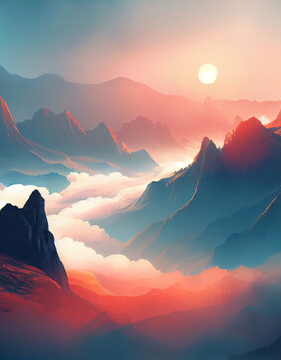
#> input picture Images/middle.png, 281 x 360 px
$ python stitch.py --first Images/middle.png --second Images/right.png --third Images/right.png
#> lines starting #> are read from the running program, lines starting #| are printed output that depends on the picture
### panorama.py
# import the necessary packages
import numpy as np
import imutils
import cv2
class Stitcher:
    def __init__(self):
        self.isv3 = imutils.is_cv3(or_better=True)

    def stitch(self, images, ratio=0.75, reprojThresh=4.0,showMatches=False):
        (imageB, imageA) = images
        (kpsA, featuresA) = self.detectAndDescribe(imageA)
        (kpsB, featuresB) = self.detectAndDescribe(imageB)
        # match features between the two images
        M = self.matchKeypoints(kpsA, kpsB,
            featuresA, featuresB, ratio, reprojThresh)
        # if the match is None, then there aren't enough matched
        # keypoints to create a panorama
        if M is None:
            return None

        # otherwise, apply a perspective warp to stitch the images
        # together
        (matches, H, status) = M
        result = cv2.warpPerspective(imageA, H,
            (imageA.shape[1] + imageB.shape[1], imageA.shape[0]))
        # cv2.imshow("11111", result)
        # print(result.shape)
        # print(imageB.shape)
        result[0:imageB.shape[0], 0:imageB.shape[1]] = imageB
        # check to see if the keypoint matches should be visualized
        if showMatches:
            vis = self.drawMatches(imageA, imageB, kpsA, kpsB, matches,
                status)
            # return a tuple of the stitched image and the
            # visualization
            return (result, vis)
        # return the stitched image
        return result

    def detectAndDescribe(self, image):
        # convert the image to grayscale
        gray = cv2.cvtColor(image, cv2.COLOR_BGR2GRAY)
        # check to see if we are using OpenCV 3.X
        if self.isv3:
            # detect and extract features from the image
            descriptor = cv2.SIFT_create()
            (kps, features) = descriptor.detectAndCompute(image, None)
        # otherwise, we are using OpenCV 2.4.X
        else:
            # detect keypoints in the image
            detector = cv2.FeatureDetector_create("SIFT")
            kps = detector.detect(gray)
            # extract features from the image
            extractor = cv2.DescriptorExtractor_create("SIFT")
            (kps, features) = extractor.compute(gray, kps)
        # convert the keypoints from KeyPoint objects to NumPy
        # arrays
        kps = np.float32([kp.pt for kp in kps])
        # return a tuple of keypoints and features
        return (kps, features)

    def matchKeypoints(self, kpsA, kpsB, featuresA, featuresB,ratio, reprojThresh):
        # compute the raw matches and initialize the list of actual
        # matches
        matcher = cv2.DescriptorMatcher_create("BruteForce")
        rawMatches = matcher.knnMatch(featuresA, featuresB, 2)
        matches = []
        # loop over the raw matches
        for m in rawMatches:
            # ensure the distance is within a certain ratio of each
            # other (i.e. Lowe's ratio test)
            if len(m) == 2 and m[0].distance < m[1].distance * ratio:
                matches.append((m[0].trainIdx, m[0].queryIdx))
        # computing a homography requires at least 4 matches
        if len(matches) > 4:
            # construct the two sets of points
            ptsA = np.float32([kpsA[i] for (_, i) in matches])
            ptsB = np.float32([kpsB[i] for (i, _) in matches])
            # compute the homography between the two sets of points
            (H, status) = cv2.findHomography(ptsA, ptsB, cv2.RANSAC,
                reprojThresh)
            # return the matches along with the homograpy matrix
            # and status of each matched point
            return (matches, H, status)
        # otherwise, no homograpy could be computed
        return None

    def drawMatches(self, imageA, imageB, kpsA, kpsB, matches, status):
        # initialize the output visualization image
        (hA, wA) = imageA.shape[:2]
        (hB, wB) = imageB.shape[:2]
        vis = np.zeros((max(hA, hB), wA + wB, 3), dtype="uint8")
        vis[0:hA, 0:wA] = imageA
        vis[0:hB, wA:] = imageB
        # loop over the matches
        for ((trainIdx, queryIdx), s) in zip(matches, status):
            # only process the match if the keypoint was successfully
            # matched
            if s == 1:
                # draw the match
                ptA = (int(kpsA[queryIdx][0]), int(kpsA[queryIdx][1]))
                ptB = (int(kpsB[trainIdx][0]) + wA, int(kpsB[trainIdx][1]))
                cv2.line(vis, ptA, ptB, (0, 255, 0), 1)
        # return the visualization
        return vis

### stitch.py
# import the necessary packages
from panorama import Stitcher
import argparse
import imutils
import cv2
# construct the argument parse and parse the arguments
def connect_two_images(imageA,imageB):

    # load the two images and resize them to have a width of 400 pixels
    # (for faster processing)
    # imageA = cv2.imread(args["first"])
    # imageB = cv2.imread(args["second"])
    imageA = imutils.resize(imageA, height=400)
    imageB = imutils.resize(imageB, height=400)
    # print(imageA.shape)

    # print(imageB.shape)
    # stitch the images together to create a panorama
    stitcher = Stitcher()
    (result, vis) = stitcher.stitch([imageA, imageB], showMatches=True)
    # show the images
    # cv2.imshow("Image A", imageA)
    # cv2.imshow("Image B", imageB)
    cv2.imshow("Keypoint Matches", vis)
    cv2.imshow("Result", result)
    cv2.waitKey(0)
    return result


ap = argparse.ArgumentParser()
ap.add_argument("-f", "--first", required=True,
    help="path to the first image")
ap.add_argument("-s", "--second", required=True,
    help="path to the second image")
ap.add_argument("-t", "--third", required=True,
    help="path to the third image")
args = vars(ap.parse_args())


imageA = cv2.imread(args["first"])
#> imageA is the input picture: shape (360, 281, 3); mean B, G, R 133.7, 131.3, 149
imageB = cv2.imread(args["second"])
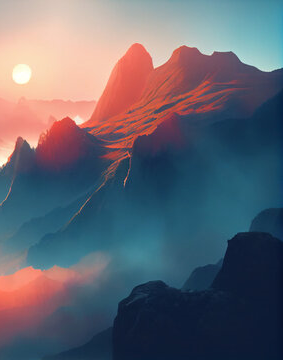
#> input picture Images/right.png, 283 x 360 px
#> imageB is the input picture: shape (360, 283, 3); mean B, G, R 111.6, 100.3, 97.7
imageC = cv2.imread(args["third"])
imageAB=connect_two_images(imageA,imageB)
#> in detectAndDescribe, `gray = cv2.cvtColor(image, cv2.COLOR_BGR2GRAY)`:
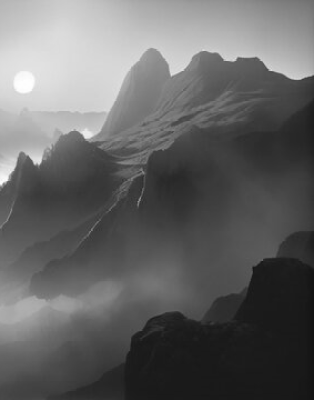
#> gray: shape (400, 314); min 18, max 255, mean 100.7
#> in detectAndDescribe, `kps = detector.detect(gray)`: kps = 105 keypoints; strongest (x, y, size): (37, 160, 7.1), (88, 134, 7.8), (24, 163, 10.6), (178, 63, 15)
#> in detectAndDescribe, `kps = np.float32([kp.pt for kp in kps])`: kps = 105 pairs, first value 6.84 to 303, second value 53.89 to 305.5
#> in stitch, `(kpsA, featuresA) = self.detectAndDescribe(imageA)`: kpsA has the same summary as kps in detectAndDescribe
#> in detectAndDescribe (call 2), `gray = cv2.cvtColor(image, cv2.COLOR_BGR2GRAY)`:
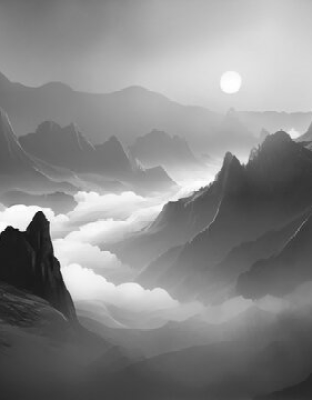
#> gray: shape (400, 312); min 16, max 255, mean 136.8
#> in detectAndDescribe (call 2), `kps = detector.detect(gray)`: kps = 128 keypoints; strongest (x, y, size): (39, 222, 11.5), (19, 217, 17.5), (39, 216, 7.2), (9, 229, 5)
#> in detectAndDescribe (call 2), `kps = np.float32([kp.pt for kp in kps])`: kps = 128 pairs, first value 4.28 to 309.1, second value 129.9 to 313.1
#> in stitch, `(kpsB, featuresB) = self.detectAndDescribe(imageB)`:
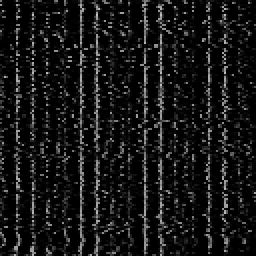
#> featuresB: shape (128, 128) float32 (shown 2 times larger); min 0, max 191, mean 21.5
#> in stitch, `(kpsB, featuresB) = self.detectAndDescribe(imageB)`: kpsB has the same summary as kps in detectAndDescribe
#> in matchKeypoints, `rawMatches = matcher.knnMatch(featuresA, featuresB, 2)`: rawMatches = 105 matches
#> the loop in matchKeypoints, `for m in rawMatches: # ensure the distance is within a certain ratio o..` made 105 passes
#> after the loop in matchKeypoints, `for m in rawMatches:`: matches = [(106, 1), (107, 2), (108, 3), (109, 4), (111, 8), (113, 9), (115, 11), (116, 12), (117, 13), (119, 15), (120, 16), (121, 18), (122, 19), (125, 20), (44, 22), (126, 23), (127, 24), (107, 32), (39, 34), (29, 57), (56, 76), (56, 78), (34, 79)]
#> in matchKeypoints, `ptsA = np.float32([kpsA[i] for (_, i) in matches])`: ptsA = 23 rows, first 8: [16.64, 168.8], [17.09, 154.9], [24.03, 163.3], [27.3, 152.9], [35.28, 166.9], [37.02, 159.7], [65.44, 305.5], [65.44, 305.5]
#> in matchKeypoints, `ptsB = np.float32([kpsB[i] for (i, _) in matches])`: ptsB = 23 rows, first 8: [223, 168.7], [223.5, 154.9], [230.6, 163.1], [233.7, 152.9], [241.6, 167], [243.6, 159.7], [271.7, 305.5], [271.7, 305.5]
#> in matchKeypoints, `(H, status) = cv2.findHomography(ptsA, ptsB, cv2.RANSAC, reprojThresh)`: H = [[0.989, -0.00616, 206.9], [-0.00436, 0.99, 1.09], [-2.92e-05, -1.76e-05, 1]]; status = 23 values, max 1 at index 0, min 0 at index 14, mean 0.696
#> the loop in drawMatches, `for ((trainIdx, queryIdx), s) in zip(matches, status):` made 23 passes
#> (trainIdx, queryIdx, s, ptA, ptB) on passes 1 to 12: (106, 1, [1], (16, 168), (537, 168)), (107, 2, [1], (17, 154), (537, 154)), (108, 3, [1], (24, 163), (544, 163)), (109, 4, [1], (27, 152), (547, 152)), (111, 8, [1], (35, 166), (555, 166)), (113, 9, [1], (37, 159), (557, 159)), (115, 11, [1], (65, 305), (585, 305)), (116, 12, [1], (65, 305), (585, 305)), (117, 13, [1], (65, 130), (586, 131)), (119, 15, [1], (75, 135), (596, 136)), (120, 16, [1], (76, 135), (596, 135)), (121, 18, [1], (81, 135), (601, 135))
#> (trainIdx, queryIdx, s) on passes 15, 18, 19, 20, 21, 22: (44, 22, [0]), (107, 32, [0]), (39, 34, [0]), (29, 57, [0]), (56, 76, [0]), (56, 78, [0])
#> after the loop in drawMatches, `for ((trainIdx, queryIdx), s) in zip(matches, status):`:
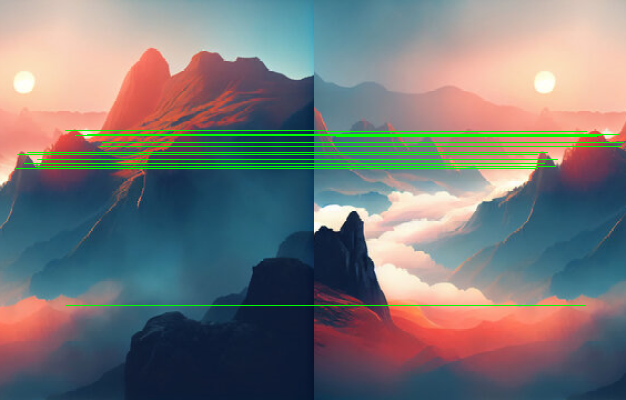
#> vis: shape (400, 626, 3); mean of channels 0, 1, 2 119.7, 119.7, 119.9; drawn as B, G, R
results=connect_two_images(imageAB,imageC)
#> in detectAndDescribe (call 3), `kps = detector.detect(gray)`: kps = 105 keypoints; strongest (x, y, size): (37, 160, 7.1), (88, 134, 7.8), (24, 163, 10.6), (178, 63, 15)
#> in detectAndDescribe (call 4), `gray = cv2.cvtColor(image, cv2.COLOR_BGR2GRAY)`:
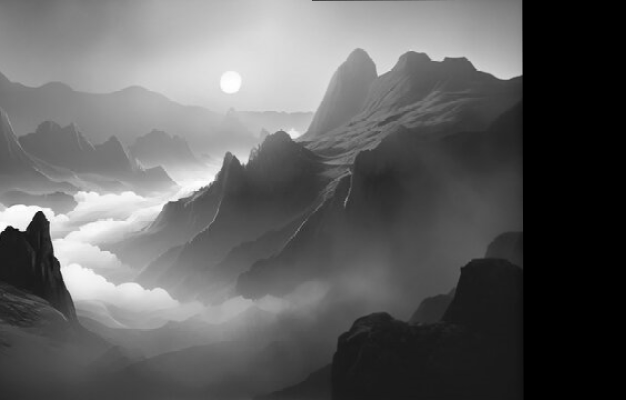
#> gray: shape (400, 626); min 0, max 255, mean 96.4
#> in detectAndDescribe (call 4), `kps = detector.detect(gray)`: kps = 208 keypoints; strongest (x, y, size): (39, 222, 11.5), (19, 217, 17.5), (39, 216, 7.2), (9, 229, 5)
#> in detectAndDescribe (call 4), `kps = np.float32([kp.pt for kp in kps])`: kps = 208 pairs, first value 4.28 to 511.1, second value 50.12 to 313.4
#> the loop in matchKeypoints (call 2), `for m in rawMatches: # ensure the distance is within a certain ratio o..` made 105 passes
#> the loop in drawMatches (call 2), `for ((trainIdx, queryIdx), s) in zip(matches, status):` made 76 passes
#> (trainIdx, queryIdx, s, ptA, ptB) on passes 1 to 12: (107, 1, [1], (16, 168), (537, 168)), (108, 2, [1], (17, 154), (537, 154)), (109, 3, [1], (24, 163), (544, 163)), (110, 4, [1], (27, 152), (547, 152)), (112, 8, [1], (35, 166), (555, 166)), (114, 9, [1], (37, 159), (557, 159)), (117, 11, [1], (65, 305), (585, 305)), (118, 12, [1], (65, 305), (585, 305)), (119, 13, [1], (65, 130), (586, 131)), (121, 15, [1], (75, 135), (596, 136)), (122, 16, [1], (76, 135), (596, 135)), (123, 18, [1], (81, 135), (601, 135))
#> (ptA, ptB) on passes 61 to 66: ((233, 59), (754, 59)), ((238, 58), (760, 58)), ((239, 281), (761, 282)), ((251, 272), (772, 273)), ((251, 67), (773, 67)), ((253, 268), (776, 268))
#> after the loop in drawMatches (call 2), `for ((trainIdx, queryIdx), s) in zip(matches, status):`:
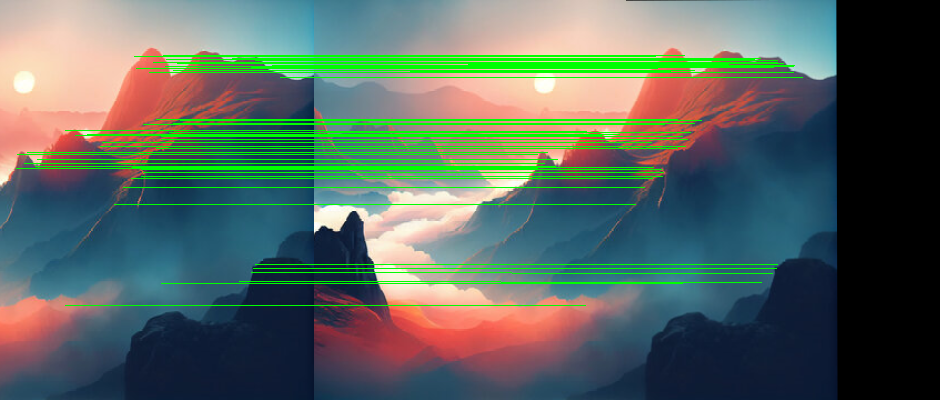
#> vis: shape (400, 940, 3); mean of channels 0, 1, 2 95.9, 104.9, 88.8; drawn as B, G, R
cv2.imwrite("result.jpg", results)
# run code python stitch.py --first left.png --second middle.png --third right.png
# python stitch.py --first Left1.jpg --second Middle1.jpg --third Right1.jpg
